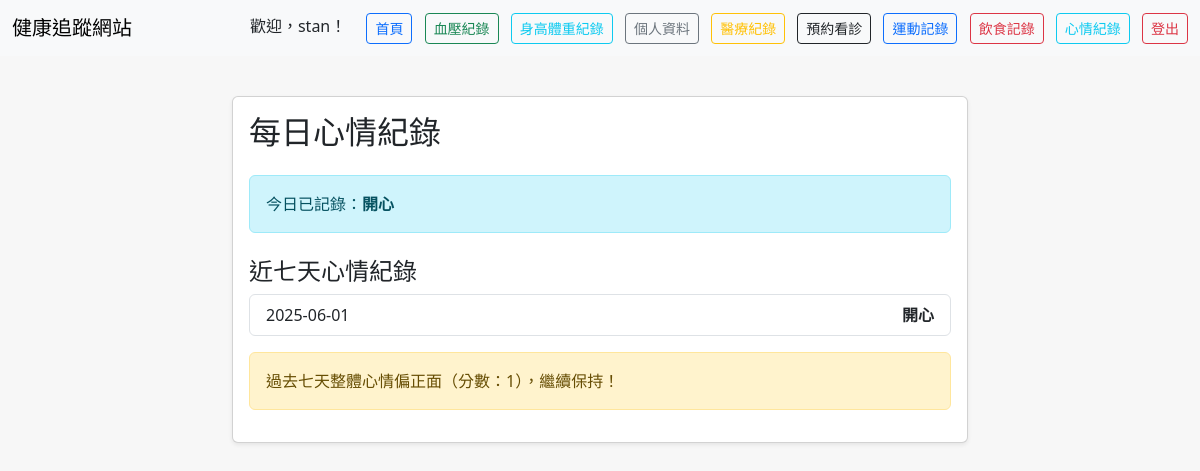
Page /mood (signed in) on the committed database.
### tables this page shows
CREATE TABLE users (
            id INTEGER PRIMARY KEY AUTOINCREMENT,
            username TEXT UNIQUE NOT NULL,
            password TEXT NOT NULL
        , gender TEXT, age INTEGER, height REAL, weight REAL, birthday TEXT, email TEXT, created_at TEXT);

CREATE TABLE mood_records (
            id INTEGER PRIMARY KEY AUTOINCREMENT,
            user_id INTEGER,
            mood TEXT,
            mood_date TEXT,
            created_at TIMESTAMP DEFAULT CURRENT_TIMESTAMP,
            FOREIGN KEY(user_id) REFERENCES users(id)
        );

### app.py (the view)
@app.route('/mood', methods=['GET', 'POST'])
def mood():
    user = get_current_user()
    if not user:
        return redirect(url_for('login'))
    mood_repo = MoodRepository(DB_PATH)
    today_mood = mood_repo.get_today_mood(user['id'])
    message = None
    if request.method == 'POST' and not today_mood:
        mood_value = request.form['mood']
        mood_repo.add_mood(user['id'], mood_value)
        flash('今日心情已記錄')
        return redirect(url_for('mood'))
    last_7 = mood_repo.get_last_7_days(user['id'])
    mood_score = {
        'very_happy': 2,
        'happy': 1,
        'neutral': 0,
        'a_bit_down': -1,
        'very_down': -2
    }
    total = sum(mood_score.get(r['mood'], 0) for r in last_7)
    if len(last_7) > 0:
        if total > 0:
            message = f"過去七天整體心情偏正面（分數：{total}），繼續保持！"
        elif total < 0:
            message = f"過去七天整體心情偏低潮（分數：{total}），多多關心自己喔！"
        else:
            message = "過去七天心情起伏平均，記得多做讓自己開心的事！"
    else:
        message = None
    mood_text_map = {
        'very_happy': '很開心',
        'happy': '開心',
        'neutral': '普通',
        'a_bit_down': '有點低潮',
        'very_down': '很低潮'
    }
    return render_template('mood.html',
                         today_mood=today_mood,
                         last_7=last_7,
                         message=message,
                         username=user['username'],
                         mood_text_map=mood_text_map)

### app.py (called while the page is built)
def get_current_user():
    username = session.get('username')
    if not username:
        return None
    auth_service = get_auth_service()
    user = auth_service.get_user_by_username(username)
    if user:
        return {
            'id': user.id,
            'username': user.username,
            'password': user.password,
            'email': user.email,
            'gender': user.gender,
            'birthday': user.birthday,
            'created_at': user.created_at
        }
    return None

### di_container.py (called while the page is built)
def get_container() -> DIContainer:
    if _container is None:
        raise RuntimeError("Container not initialized. Call initialize_container() first.")
    return _container

def get_auth_service():
    return get_container().get_auth_service()

    def get_auth_service(self):
        return self._services['auth']

### repositories/mood_repository.py (called while the page is built)
    def get_today_mood(self, user_id: int) -> Optional[Dict]:
        conn = sqlite3.connect(self.db_path)
        c = conn.cursor()
        today = datetime.today().strftime('%Y-%m-%d')
        c.execute('SELECT id, mood, mood_date, created_at FROM mood_records WHERE user_id=? AND mood_date=?', (user_id, today))
        row = c.fetchone()
        conn.close()
        if row:
            return {'id': row[0], 'mood': row[1], 'mood_date': row[2], 'created_at': row[3]}
        return None

    def get_last_7_days(self, user_id: int) -> List[Dict]:
        conn = sqlite3.connect(self.db_path)
        c = conn.cursor()
        seven_days_ago = (datetime.today() - timedelta(days=6)).strftime('%Y-%m-%d')
        c.execute('SELECT mood, mood_date FROM mood_records WHERE user_id=? AND mood_date >= ? ORDER BY mood_date DESC', (user_id, seven_days_ago))
        rows = c.fetchall()
        conn.close()
        return [{'mood': r[0], 'mood_date': r[1]} for r in rows]

### services/authentication_service.py (called while the page is built)
    def get_user_by_username(self, username: str) -> Optional[User]:
        try:
            return self.user_repository.get_user_by_username(username)
        except Exception as e:
            print(f"Error getting user by username: {e}")
            return None

### templates/mood.html (shortened to what this page needs)
<!DOCTYPE html>
<html lang="zh-Hant">
<head>
    <link href="https://cdn.jsdelivr.net/npm/bootstrap@5.3.2/dist/css/bootstrap.min.css" rel="stylesheet">
</head>
<body>
    <nav class="navbar navbar-expand-lg navbar-light bg-light mb-4">
      <div class="container-fluid">
        <span class="navbar-brand">健康追蹤網站</span>
        <div>
          <span class="me-3">歡迎，{{ username }}！</span>
          <a class="btn btn-outline-primary btn-sm me-2" href="{{ url_for('index') }}">首頁</a>
          <a class="btn btn-outline-success btn-sm me-2" href="{{ url_for('blood_pressure') }}">血壓紀錄</a>
          <a class="btn btn-outline-info btn-sm me-2" href="{{ url_for('height_weight') }}">身高體重紀錄</a>
          <a class="btn btn-outline-secondary btn-sm me-2" href="{{ url_for('profile') }}">個人資料</a>
          <a class="btn btn-outline-warning btn-sm me-2" href="{{ url_for('medical_records') }}">醫療紀錄</a>
          <a class="btn btn-outline-dark btn-sm me-2" href="{{ url_for('appointments') }}">預約看診</a>
          <a class="btn btn-outline-primary btn-sm me-2" href="{{ url_for('exercise') }}">運動記錄</a>
          <a class="btn btn-outline-danger btn-sm me-2" href="{{ url_for('diet') }}">飲食記錄</a>
          <a class="btn btn-outline-info btn-sm me-2" href="{{ url_for('mood') }}">心情紀錄</a>
          <a class="btn btn-outline-danger btn-sm" href="{{ url_for('logout') }}">登出</a>
        </div>
      </div>
    </nav>
    <div class="container">
      <div class="row justify-content-center">
        <div class="col-md-8">
          <div class="card shadow-sm mb-4">
            <div class="card-body">
              <h2 class="card-title mb-4">每日心情紀錄</h2>
              {% if today_mood %}
                <div class="alert alert-info mb-3">今日已記錄：<strong>{{ mood_text_map.get(today_mood.mood, today_mood.mood) }}</strong></div>
              {% endif %}
              <h4 class="mt-4">近七天心情紀錄</h4>
              <ul class="list-group mb-3">
                {% for r in last_7 %}
                  <li class="list-group-item d-flex justify-content-between align-items-center">
                    <span>{{ r.mood_date }}</span>
                    <span class="fw-bold">{{ mood_text_map.get(r.mood, r.mood) }}</span>
                  </li>
                {% else %}
                  <li class="list-group-item">尚無紀錄</li>
                {% endfor %}
              </ul>
              {% if message %}
                <div class="alert alert-warning">{{ message }}</div>
              {% endif %}
            </div>
          </div>
        </div>
      </div>
    </div>
</body>
</html>

### templates/mood.html (style rules this page uses)
body { background: #f7f7f7; }
.container { margin-top: 40px; }

### rows in the picture
users: username "stan"
mood_records: get "開心", mood_date "2025-06-01"

### other values in the picture
{{ message }} "過去七天整體心情偏正面（分數：1），繼續保持！"
